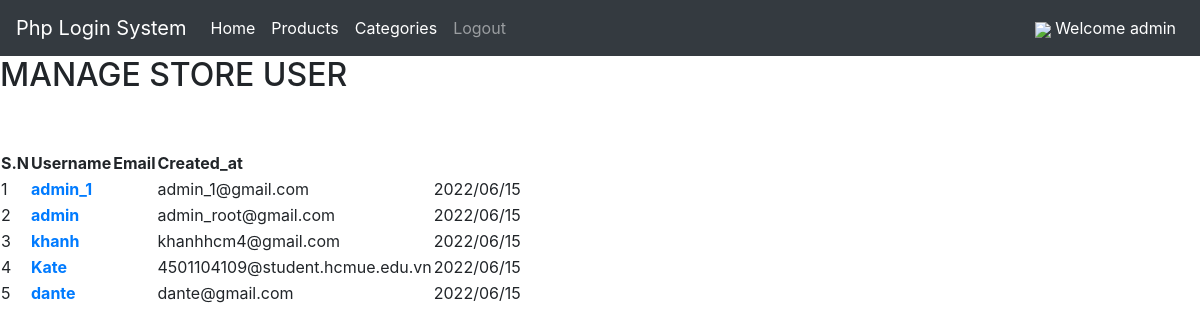
/Admin/manage_admin.php (signed in), run on the app's committed database.
### tables this page shows
CREATE TABLE `users` (
  `id` int(11) NOT NULL,
  `username` varchar(50) NOT NULL,
  `email` varchar(100) NOT NULL,
  `password` text NOT NULL,
  `role` tinyint(1) NOT NULL DEFAULT 0,
  `created_at` timestamp NOT NULL DEFAULT current_timestamp() ON UPDATE current_timestamp()
);

### Admin/manage_admin.php (the view)
<?php
require "../component/header.php";
?>
<div class="main-concept">
        <div class="wapper">
            <h2>MANAGE STORE USER</h2>
            <br>
            <br>
            <table class="format-table">
                <tr>
                        <th>S.N</th>
                        <th>Username</th>
                        <th>Email</th>
                        <th>Created_at</th>
                    </tr>
                <?php
                $sql = "SELECT * FROM users";
                $res = mysqli_query($conn, $sql);
                if ($res == true) {
                    $count = mysqli_num_rows($res);
                    $sn = 1;
                    if ($count > 0) {
                        while ($row = mysqli_fetch_assoc($res)) {
                            $id_user = $row["id"];
                            $role_user = $row["role"];
                            $username = $row["username"];
                            $email = $row["email"];
                            $created_at = $row["created_at"];
                            ?>
                                <tr>
                                <td><?php echo $sn++; ?></td>
                                <td>
                                  <a href="show_product_user.php?id_user=<?php echo $id_user; ?>&&role_user=<?php echo $role_user; ?> " class="btn-update"><b>  <?php echo $username; ?></b></a>
                              </td>
                                <td>
                                </td>
                                <td><?php echo $email; ?></td>
                                <td><?php
                                $date = date_create($created_at);
                                echo date_format($date, "Y/m/d");
                                ?></td>
                            </tr>
                                <?php
                        }
                    } else {
                        echo '<div class="notification-success-update">DataBase Not Data</div>';
                    }
                } else {
                    echo "Cannot Connect To DataBase";
                }
                ?>
            </table>
        </div>
    </div>
<?php include "../component/footer.php"; ?>

### data on the page
users: username "admin_1", email "admin_1@gmail.com", created_at "2022/06/15"
users: username "admin", email "admin_root@gmail.com", created_at "2022/06/15"
users: username "khanh", email "khanhhcm4@gmail.com", created_at "2022/06/15"
users: username "Kate", email "4501104109@student.hcmue.edu.vn", created_at "2022/06/15"
users: username "dante", email "dante@gmail.com", created_at "2022/06/15"

### other printed values
$_SESSION["username"] "admin"
